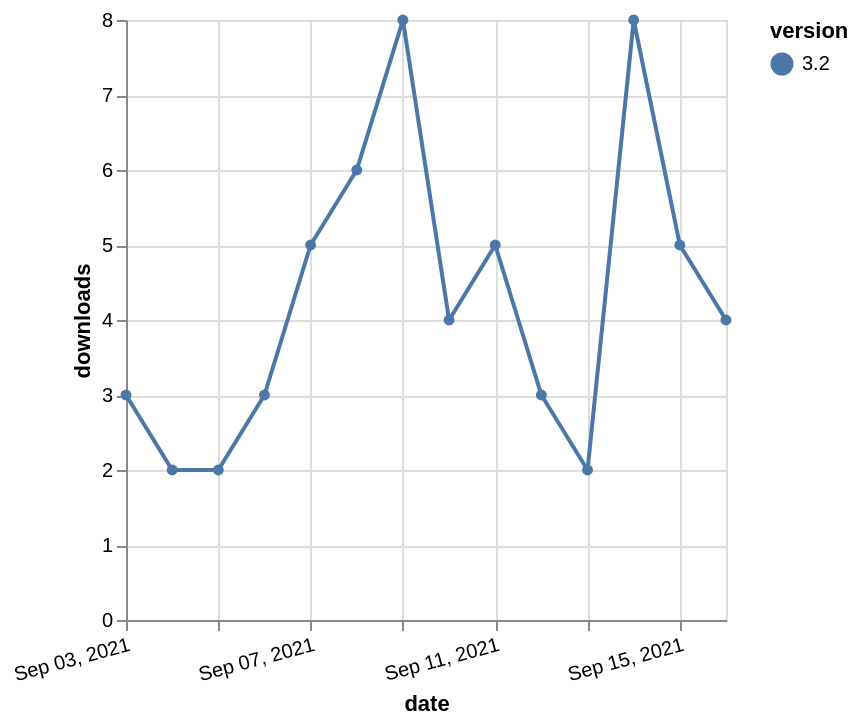

Describe this chart as a Vega-Lite specification.
### Vega-Lite specification from a JSON file in a GitHub repository (floating-point values rounded to 4 significant figures)
{"$schema": "https://vega.github.io/schema/vega-lite/v5.json", "description": "A simple bar chart with embedded data.", "data": {"values": [{"date": "2021-09-03", "total": 6947, "delta": 3, "version": "3.2"}, {"date": "2021-09-04", "total": 6949, "delta": 2, "version": "3.2"}, {"date": "2021-09-05", "total": 6951, "delta": 2, "version": "3.2"}, {"date": "2021-09-06", "total": 6954, "delta": 3, "version": "3.2"}, {"date": "2021-09-07", "total": 6959, "delta": 5, "version": "3.2"}, {"date": "2021-09-08", "total": 6965, "delta": 6, "version": "3.2"}, {"date": "2021-09-09", "total": 6973, "delta": 8, "version": "3.2"}, {"date": "2021-09-10", "total": 6977, "delta": 4, "version": "3.2"}, {"date": "2021-09-11", "total": 6982, "delta": 5, "version": "3.2"}, {"date": "2021-09-12", "total": 6985, "delta": 3, "version": "3.2"}, {"date": "2021-09-13", "total": 6987, "delta": 2, "version": "3.2"}, {"date": "2021-09-14", "total": 6995, "delta": 8, "version": "3.2"}, {"date": "2021-09-15", "total": 7000, "delta": 5, "version": "3.2"}, {"date": "2021-09-16", "total": 7004, "delta": 4, "version": "3.2"}]}, "width": "container", "mark": {"type": "line", "point": {"filled": true}}, "encoding": {"x": {"field": "date", "type": "temporal", "timeUnit": "yearmonthdate", "title": "date", "axis": {"labelAngle": -15}}, "y": {"field": "delta", "type": "quantitative", "title": "downloads"}, "color": {"field": "version", "type": "nominal"}, "tooltip": {"field": "delta"}}}
